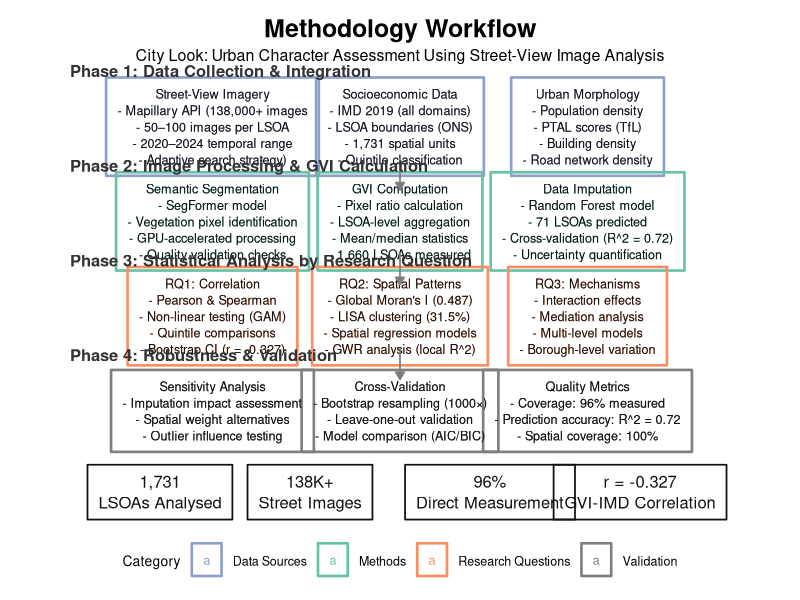
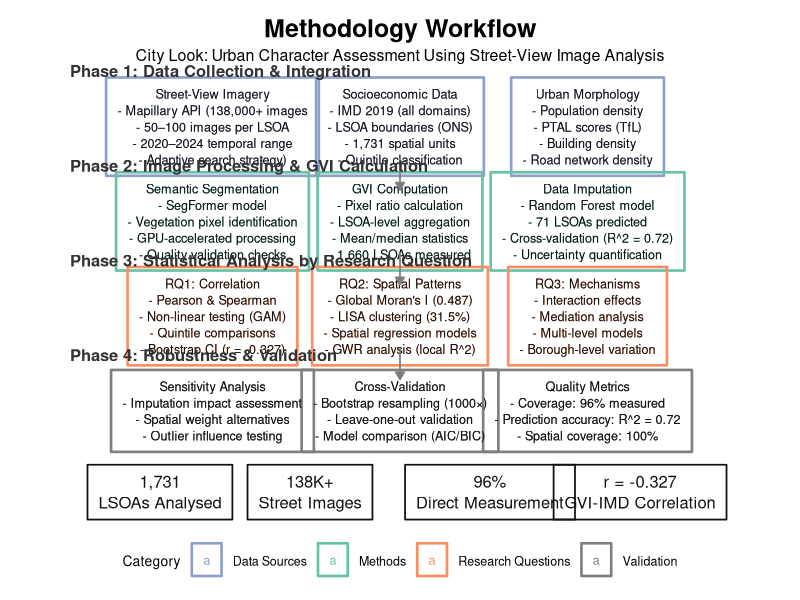

Write R code to recreate these figures, in order.
# ==========================================
# Methodology Workflow — compact outline, black text
# 方框：仅彩色描边、黑字；列距更紧；方框稍长
# ==========================================
library(ggplot2)
library(grid)  # arrow(), unit()

# 1) 边框配色
cols <- c(
  "Data Sources"       = "#8da0cb",
  "Methods"            = "#66c2a5",
  "Research Questions" = "#fc8d62",
  "Validation"         = "#7f7f7f"
)

# 2) 三列中心位置（调近一些）
col_x <- c(25, 50, 75)   # ← 比之前更靠近
row_y <- c(90, 69, 48, 27)
pad   <- unit(0.75, "lines")  # ← 较大的统一留白，让方框更“长”

# 3) 组装文本
lab <- function(title, lines) {
  paste0(title, "\n", paste(paste0("- ", lines), collapse = "\n"))
}

boxes <- rbind(
  data.frame(phase=1, type="Data Sources", x=col_x[1], y=row_y[1],
             label=lab("Street-View Imagery", c(
               "Mapillary API (138,000+ images",
               "50–100 images per LSOA",
               "2020–2024 temporal range",
               "Adaptive search strategy)"))),
  data.frame(phase=1, type="Data Sources", x=col_x[2], y=row_y[1],
             label=lab("Socioeconomic Data", c(
               "IMD 2019 (all domains)",
               "LSOA boundaries (ONS)",
               "1,731 spatial units",
               "Quintile classification"))),
  data.frame(phase=1, type="Data Sources", x=col_x[3], y=row_y[1],
             label=lab("Urban Morphology", c(
               "Population density",
               "PTAL scores (TfL)",
               "Building density",
               "Road network density"))),
  
  data.frame(phase=2, type="Methods", x=col_x[1], y=row_y[2],
             label=lab("Semantic Segmentation", c(
               "SegFormer model",
               "Vegetation pixel identification",
               "GPU-accelerated processing",
               "Quality validation checks"))),
  data.frame(phase=2, type="Methods", x=col_x[2], y=row_y[2],
             label=lab("GVI Computation", c(
               "Pixel ratio calculation",
               "LSOA-level aggregation",
               "Mean/median statistics",
               "1,660 LSOAs measured"))),
  data.frame(phase=2, type="Methods", x=col_x[3], y=row_y[2],
             label=lab("Data Imputation", c(
               "Random Forest model",
               "71 LSOAs predicted",
               "Cross-validation (R^2 = 0.72)",
               "Uncertainty quantification"))),
  
  data.frame(phase=3, type="Research Questions", x=col_x[1], y=row_y[3],
             label=lab("RQ1: Correlation", c(
               "Pearson & Spearman",
               "Non-linear testing (GAM)",
               "Quintile comparisons",
               "Bootstrap CI (r = -0.327)"))),
  data.frame(phase=3, type="Research Questions", x=col_x[2], y=row_y[3],
             label=lab("RQ2: Spatial Patterns", c(
               "Global Moran's I (0.487)",
               "LISA clustering (31.5%)",
               "Spatial regression models",
               "GWR analysis (local R^2)"))),
  data.frame(phase=3, type="Research Questions", x=col_x[3], y=row_y[3],
             label=lab("RQ3: Mechanisms", c(
               "Interaction effects",
               "Mediation analysis",
               "Multi-level models",
               "Borough-level variation"))),
  
  data.frame(phase=4, type="Validation", x=col_x[1], y=row_y[4],
             label=lab("Sensitivity Analysis", c(
               "Imputation impact assessment",
               "Spatial weight alternatives",
               "Outlier influence testing"))),
  data.frame(phase=4, type="Validation", x=col_x[2], y=row_y[4],
             label=lab("Cross-Validation", c(
               "Bootstrap resampling (1000×)",
               "Leave-one-out validation",
               "Model comparison (AIC/BIC)"))),
  data.frame(phase=4, type="Validation", x=col_x[3], y=row_y[4],
             label=lab("Quality Metrics", c(
               "Coverage: 96% measured",
               "Prediction accuracy: R^2 = 0.72",
               "Spatial coverage: 100%")))
)

phase_titles <- data.frame(
  x = 6,
  y = row_y + 9,
  txt = c("Phase 1: Data Collection & Integration",
          "Phase 2: Image Processing & GVI Calculation",
          "Phase 3: Statistical Analysis by Research Question",
          "Phase 4: Robustness & Validation")
)

arrows <- rbind(
  data.frame(x=col_x[2], xend=col_x[2], y=row_y[1]-7, yend=row_y[2]+7),
  data.frame(x=col_x[2], xend=col_x[2], y=row_y[2]-7, yend=row_y[3]+7),
  data.frame(x=col_x[2], xend=col_x[2], y=row_y[3]-7, yend=row_y[4]+7)
)

stats <- data.frame(
  x = c(18, 38, 62, 82),
  y = 9,
  label = c("1,731\nLSOAs Analysed",
            "138K+\nStreet Images",
            "96%\nDirect Measurement",
            "r = -0.327\nGVI-IMD Correlation")
)

# 4) 绘图
title_y_offset <- 11  # 比原来+9再抬高，避免接触方框
phase_titles$y <- row_y + title_y_offset

p <- ggplot() +
  # 第一层：仅用于“彩色边框 + 计算尺寸”
  geom_label(
    data = boxes,
    aes(x = x, y = y, label = label, color = type),
    fill = NA, label.size = 0.9, label.r = unit(0, "lines"),
    lineheight = 1.08, size = 3.2, label.padding = pad, show.legend = TRUE
  ) +
  # 第二层：同位置再画一次，但无边框、黑色文字
  geom_label(
    data = boxes,
    aes(x = x, y = y, label = label),
    fill = NA, label.size = 0, color = "#111111",
    label.r = unit(0, "lines"),
    lineheight = 1.08, size = 3.2, label.padding = pad, show.legend = FALSE
  ) +
  # 阶段连接箭头
  geom_segment(
    data = arrows,
    aes(x = x, y = y, xend = xend, yend = yend),
    color = "#7d7d7d", linewidth = 0.6,
    arrow = arrow(type = "closed", length = unit(6, "pt"))
  ) +
  # 底部统计
  geom_label(
    data = stats, aes(x = x, y = y, label = label),
    color = "#111111", fill = NA, label.size = 0.6,
    label.r = unit(0, "lines"), lineheight = 1.05,
    size = 4.2, label.padding = unit(0.55, "lines")
  ) +
  # ——把阶段标题放到最后，这样永远在最上层，不会被遮挡——
  geom_text(
    data = phase_titles, aes(x = x, y = y, label = txt),
    hjust = 0, vjust = 0, size = 4.2, fontface = "bold", color = "#333333"
  ) +
  scale_color_manual(
    values = cols, name = "Category",
    guide = guide_legend(override.aes = list(fill = NA, linewidth = 1.2))
  ) +
  coord_cartesian(xlim = c(0, 100), ylim = c(0, 100), expand = FALSE, clip = "off") +
  labs(
    title = "Methodology Workflow",
    subtitle = "City Look: Urban Character Assessment Using Street-View Image Analysis"
  ) +
  theme_void() +
  theme(
    plot.title    = element_text(size = 18, face = "bold", hjust = 0.5, margin = margin(b = 4)),
    plot.subtitle = element_text(size = 11.5, hjust = 0.5, margin = margin(b = 12)),
    legend.position = "bottom",
    legend.title = element_text(size = 10),
    legend.text  = element_text(size = 9),
    plot.margin  = margin(14, 18, 14, 18)
  )

print(p)


out_dir  <- "/Users/yaxin/Library/CloudStorage/OneDrive-UniversityCollegeLondon/Attachments/004/methodology/Dissertation_v2/figures"
out_file <- file.path(out_dir, "Figure 3.1.png")

# 如不存在则创建目录（安全起见）
if (!dir.exists(out_dir)) dir.create(out_dir, recursive = TRUE)

# 导出 PNG（论文尺寸与分辨率）
ggsave(filename = out_file, plot = p,
       width = 16.5, height = 11.5, units = "cm", dpi = 320)

